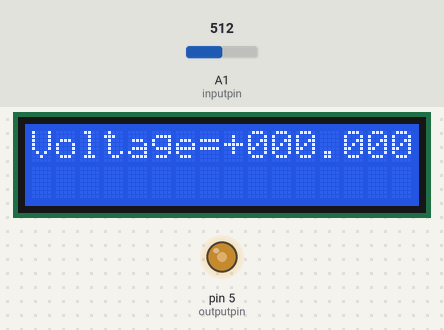
The sketch below on a simulated Arduino Uno, built with avr-gcc and run on an emulated ATmega328P. Shown: 16×2 character LCD, output pins drawn as LEDs (lit = HIGH). The test bench sets the inputs (shaded band); at power-on: A1 (inputpin) = 512. What the sketch prints to the serial monitor is not drawn.

Above: at 1.6 s.
1.7 s: A1 (inputpin) set to 501
At 2.9 s:
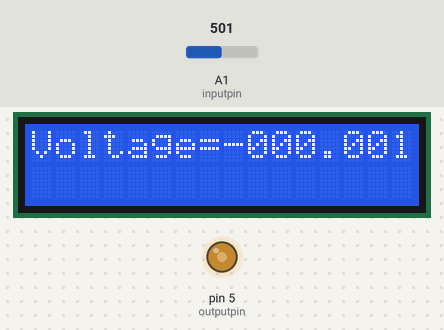
3.5 s: A1 (inputpin) set to 306
At 4.6 s:
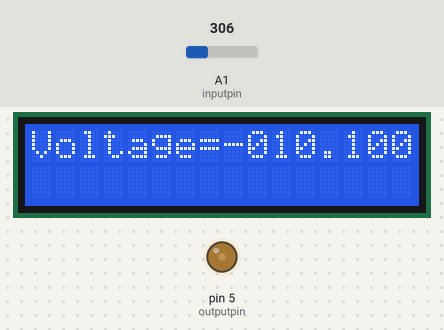
5.5 s: A1 (inputpin) set to 0
At 6.4 s:
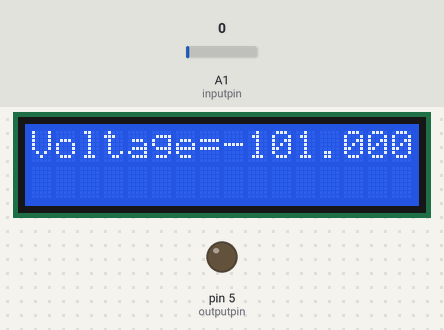
7.6 s: A1 (inputpin) set to 716
At 9.3 s:
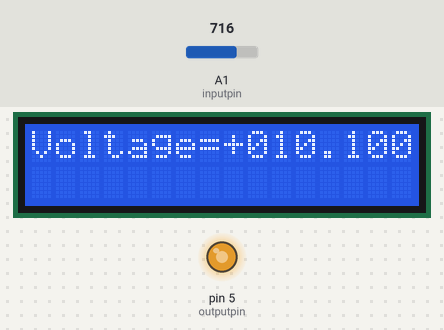
9.6 s: A1 (inputpin) set to 900
At 10.8 s:
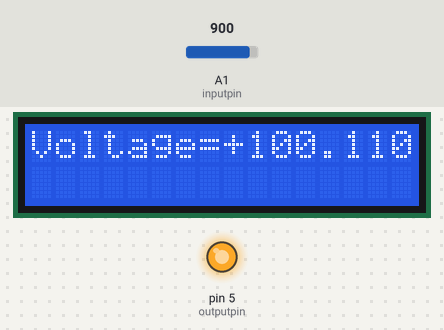
Timing chart, 0 to 12.6 s (numbered marks = the images above; inputs shaded):
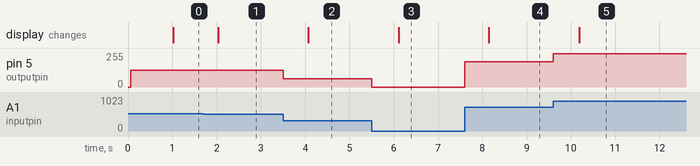

The sketch:

Arduino_Code.ino
```cpp
#include <Wire.h>
#include <Adafruit_MCP23017.h>
#include <Adafruit_RGBLCDShield.h>

Adafruit_RGBLCDShield lcd = Adafruit_RGBLCDShield();

const int inputpin=A1; //pin A1 takes signal from circuit
const int outputpin=5; //pin A2 puts out signal
int input=0; // set input initially equal to 0
int output=0; // set output initially equal to 0
float inputvoltage=0;  // set voltage coming out of circuit into arduino=0
float actualvoltage=0;  // initialize corrected voltage value
float absvoltage=0;  // initialize absolute value of voltage
int bin1=0; // initialize 1st digit of binary number (2^2)
int bin2=0;  // 2nd binary digit (2^1)
int bin3=0; // 3rd binary digit (2^0)
int bin4=0; // 4th binary digit (2^-1)
int bin5=0; // 5th binary digit (2^-2)
int bin6=0; // 6th binary digit (2^-3)
int time=0;  // initialize time to mark each second
int time1=0;  // initialize time to track time since last lcd update
float shiftvoltage=-2.5; // value of voltage used to shift signal going into and out of arduino
int absvoltageint=0;  // integer number to be used for rounding absolute voltage

void setup()
{
  lcd.begin(16,2);  // initialize lcd
  pinMode(inputpin,INPUT);  // set A0 to input
  pinMode(outputpin,OUTPUT); // set A1 to output
  Serial.begin(9600);  // initialize serial print to use for troubleshooting
}

void loop()
{
  input=analogRead(inputpin); // read input voltage of a scale of 0 to 1023
  inputvoltage=input*5*.00097752;  // convert input from 0 to 1023 to 0 to 5
  actualvoltage=(inputvoltage+shiftvoltage)*2.5; // unshift and undo gain to obtain input to circuit
  if (actualvoltage>5)  // if the calculated voltage is above 5V
  {
    actualvoltage=5;  // read values greater than 5 V as 5V
  }
  else if (actualvoltage<-5) // if the calculated voltage is below -5V
  {
    actualvoltage=-5;  // read values less than -5 V as -5 V
  }
  absvoltage=abs(actualvoltage); //absolute value of voltage;
  absvoltageint=8*absvoltage+.25; // begin rounding to nearest 1/8
  absvoltage=(absvoltageint)*.125; // finish rounding
  if (absvoltage>=4)  // if |Vin|>4
  {
    bin1=1; // first binary voltage=1
    absvoltage=absvoltage-4; // subtract 4 from voltage for next comparison stage
  }
  else
  {
    bin1=0;  // if less than 4, largest bit=0
  }
  if (absvoltage>=2)  // if voltage is more than 2 after deciding first binary digit
  {
    bin2=1;  // second binary digit=1
    absvoltage=absvoltage-2;  // subtract 2 from voltage for next comparison stage
  }
  else
  {
    bin2=0;  // if less than 2, second largest bit=0
  }
  if (absvoltage>=1)  // if magnitude of voltage remaining after prior stages>1
  {
    bin3=1;  // 3rd digit of binary number=1
    absvoltage=absvoltage-1;  // subtract 1 from voltage for next comparison stage
  }
  else
  {
    bin3=0; // if less than 1, third largest bit=0
  }
  if (absvoltage>=.5) // if magnitude of voltage remaining after prior stages>.5
  {
    bin4=1; // 4th digit of binary number=1
    absvoltage=absvoltage-.5;  // subtract .5 from voltage for next comparison stage
  }
  else
  {
    bin4=0; // if less than .5, fourth largest bit=0
  }
  if (absvoltage>=.25) // if magnitude of voltage remaining after prior stages>.25
  {
    bin5=1; // 5th digit of binary number=1
    absvoltage=absvoltage-.25; // subtract .25 from voltage for next comparison stage
  }
  else
  {
    bin5=0; // if less than .25, fifth largest bit=0
  }
  if (absvoltage>=.125) // if magnitude of voltage remaining after prior stages>.125
  {
    bin6=1; // 6th digit of binary number=1
    absvoltage=absvoltage-.125;
  }
  else
  {
    bin6=0; // if less than .125, sixth largest bit=0
  }
  time1=millis()-time; // time elapsed since last lcd update
  if (time1>=1000) // if a second has passed since the last update
  {
    lcd.setCursor(0,0); // set lcd to overwrite at top left
    lcd.print("Voltage="); // print "Voltage="
    if (actualvoltage>=0) // if voltage is positive
    {
      lcd.print("+"); // print "+" in front of binary number
    }
    else // if voltage is negative
    {
      lcd.print("-"); // print "-" in front of binary number
    }
    lcd.print(bin1);  // print digits of binary number in order with decimal point in appropriate position
    lcd.print(bin2);
    lcd.print(bin3);
    lcd.print(".");
    lcd.print(bin4);
    lcd.print(bin5);
    lcd.print(bin6);
    time=millis(); // reset reference time to current time
  }
  output=(actualvoltage*.5-shiftvoltage)*255*.2; // convert -5 to 5 volt scale to 0 to 255 scale
  analogWrite(outputpin,output);  // send the output to PWM pin
  Serial.println(actualvoltage);  // can use to monitor voltage calculations in arduino
}
```

Measured:
- the behaviour switches between 512 and 511 on A1 (inputpin) (found by bisection; images 0 and 1)
- after the input at 1.7 s, pin 5 (outputpin): 127/255 → 124/255 at once; the display: changes after 0.34 s (image 1)
- after the input at 3.5 s, pin 5 (outputpin): 124/255 → 63/255 at once; the display: changes after 0.57 s (image 2)
- after the input at 5.5 s, pin 5 (outputpin): 63/255 → 0/255 at once; the display: changes after 0.61 s (image 3)
- after the input at 7.6 s, pin 5 (outputpin): 0/255 → 191/255 at once; the display: changes after 0.55 s (image 4)
- after the input at 9.6 s, pin 5 (outputpin): 191/255 → 248/255 at once; the display: changes after 0.58 s (image 5)
